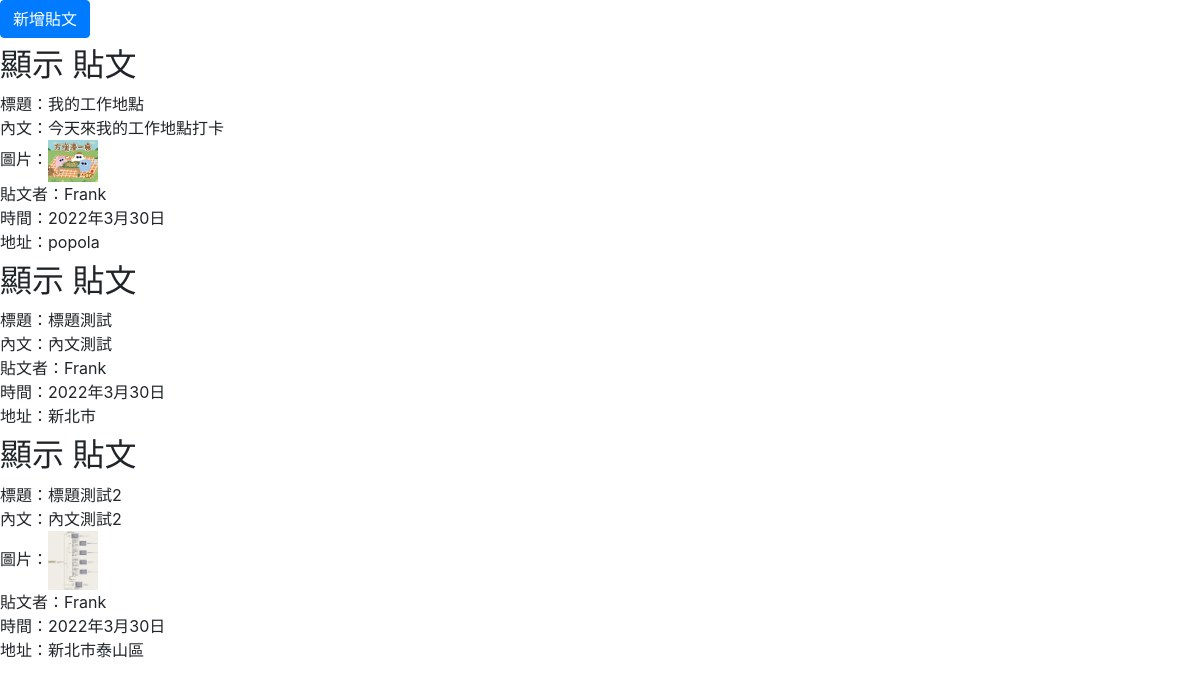
Page /postarea/ (signed in) on the committed database.
### app1/models.py (models this page shows, shortened)
class Post(models.Model):
    subject = models.CharField(max_length=255)  #標題
    content = models.CharField(max_length=255)  #內容
    image = models.ImageField(upload_to='photos',blank=True)  #圖片 圖片會存在 project1/photos 會自動建photos資料夾
    author = models.CharField(max_length=20)  #貼文者
    create_date = models.DateField(default=timezone.now)  #貼文時間
    location = models.ForeignKey(Location, on_delete=models.CASCADE,blank=True) #景點位置，on_delete=models.CASCADE 如果Location被刪除 那ForeignKey也跟著刪除
    def image_url(self):
        if self.image and hasattr(self.image, 'url'): #回傳image的路徑
            return self.image.url

class Location(models.Model):
    name = models.CharField(max_length=255)  #位置名稱
    phone_number = models.CharField(max_length = 20,default='') # 當地電話號碼
    address = models.CharField(max_length = 100,default='') # 地址
    def __str__(self):
        return self.name

### app1/views.py (the view)
# urls.py: path('postarea/',postarea,name='postarea'),
@login_required() #沒登入不能進這一頁
def postarea(request):
    form = UploadModelForm()
    posts = Post.objects.all() #讀取一筆資料
    for post in posts:
        print(type(post.image))
    return render(request, 'postarea.html', locals())

### templates/postarea.html (shortened to what this page needs)
<!DOCTYPE html>
<html lang="en">
<head>
    <link rel="stylesheet" href="https://stackpath.bootstrapcdn.com/bootstrap/4.2.1/css/bootstrap.min.css"
>
</head>
<body>
    <button type="button" class="btn btn-primary" data-toggle="modal" data-target="#modal">新增貼文</button>
    {% for post in posts %}
    <h2 class="mt-2">顯示 貼文</h2>
    標題：{{ post.subject }} <br />
    內文：{{ post.content }} <br />
    {% if post.image_url|length > 0  %}
    圖片：<img src="{{ post.image_url }}" width="50" alt="貼文圖片"><br />
    {% endif %}
    貼文者：{{ post.author}} <br />
    時間：{{post.create_date }} <br />
    地址：{{ post.location }} <br />
    {% endfor %}
</body>
</html>

### rows in the picture
Post: subject "我的工作地點", content "今天來我的工作地點打卡", image_url (picture), author "Frank", create_date "2022年3月30日", location "popola"
Post: subject "標題測試", content "內文測試", author "Frank", create_date "2022年3月30日", location "新北市"
Post: subject "標題測試2", content "內文測試2", image_url (picture), author "Frank", create_date "2022年3月30日", location "新北市泰山區"
